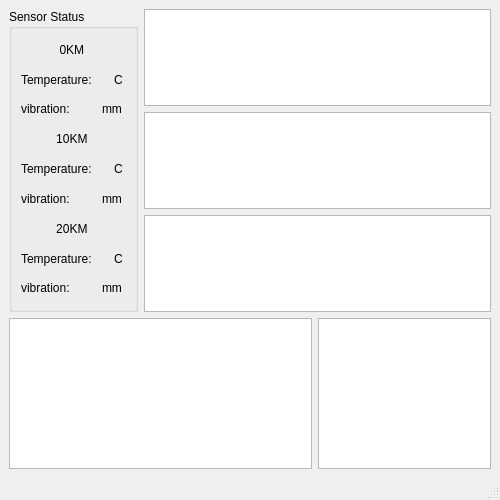
<?xml version="1.0" encoding="UTF-8"?>
<ui version="4.0">
 <class>MainWindow</class>
 <widget class="QMainWindow" name="MainWindow">
  <property name="geometry">
   <rect>
    <x>0</x>
    <y>0</y>
    <width>500</width>
    <height>500</height>
   </rect>
  </property>
  <property name="minimumSize">
   <size>
    <width>500</width>
    <height>500</height>
   </size>
  </property>
  <property name="windowTitle">
   <string>MainWindow</string>
  </property>
  <widget class="QWidget" name="centralwidget">
   <layout class="QVBoxLayout" name="verticalLayout" stretch="8,4">
    <item>
     <layout class="QHBoxLayout" name="horizontalLayout_7" stretch="0,0">
      <item>
       <widget class="QGroupBox" name="groupBox_2">
        <property name="title">
         <string>Sensor Status</string>
        </property>
        <layout class="QVBoxLayout" name="verticalLayout_7">
         <item>
          <layout class="QVBoxLayout" name="zeroKM">
           <item>
            <widget class="QLabel" name="label_5">
             <property name="text">
              <string>0KM </string>
             </property>
             <property name="alignment">
              <set>Qt::AlignCenter</set>
             </property>
            </widget>
           </item>
           <item>
            <layout class="QHBoxLayout" name="horizontalLayout">
             <item>
              <widget class="QLabel" name="label">
               <property name="text">
                <string>Temperature: </string>
               </property>
              </widget>
             </item>
             <item>
              <widget class="QLabel" name="label_19">
               <property name="text">
                <string/>
               </property>
              </widget>
             </item>
             <item>
              <widget class="QLabel" name="label_4">
               <property name="text">
                <string>C </string>
               </property>
              </widget>
             </item>
            </layout>
           </item>
           <item>
            <layout class="QHBoxLayout" name="horizontalLayout_2">
             <item>
              <widget class="QLabel" name="label_2">
               <property name="text">
                <string>vibration: </string>
               </property>
              </widget>
             </item>
             <item>
              <widget class="QLabel" name="label_20">
               <property name="text">
                <string/>
               </property>
              </widget>
             </item>
             <item>
              <widget class="QLabel" name="label_3">
               <property name="text">
                <string>mm </string>
               </property>
              </widget>
             </item>
            </layout>
           </item>
          </layout>
         </item>
         <item>
          <layout class="QVBoxLayout" name="tenKM">
           <item>
            <widget class="QLabel" name="label_6">
             <property name="text">
              <string>10KM </string>
             </property>
             <property name="alignment">
              <set>Qt::AlignCenter</set>
             </property>
            </widget>
           </item>
           <item>
            <layout class="QHBoxLayout" name="horizontalLayout_3">
             <item>
              <widget class="QLabel" name="label_7">
               <property name="text">
                <string>Temperature: </string>
               </property>
              </widget>
             </item>
             <item>
              <widget class="QLabel" name="label_21">
               <property name="text">
                <string/>
               </property>
              </widget>
             </item>
             <item>
              <widget class="QLabel" name="label_8">
               <property name="text">
                <string>C </string>
               </property>
              </widget>
             </item>
            </layout>
           </item>
           <item>
            <layout class="QHBoxLayout" name="horizontalLayout_4">
             <item>
              <widget class="QLabel" name="label_9">
               <property name="text">
                <string>vibration: </string>
               </property>
              </widget>
             </item>
             <item>
              <widget class="QLabel" name="label_22">
               <property name="text">
                <string/>
               </property>
              </widget>
             </item>
             <item>
              <widget class="QLabel" name="label_10">
               <property name="text">
                <string>mm </string>
               </property>
              </widget>
             </item>
            </layout>
           </item>
          </layout>
         </item>
         <item>
          <layout class="QVBoxLayout" name="twentyKM">
           <item>
            <widget class="QLabel" name="label_11">
             <property name="text">
              <string>20KM </string>
             </property>
             <property name="alignment">
              <set>Qt::AlignCenter</set>
             </property>
            </widget>
           </item>
           <item>
            <layout class="QHBoxLayout" name="horizontalLayout_5">
             <item>
              <widget class="QLabel" name="label_12">
               <property name="text">
                <string>Temperature: </string>
               </property>
              </widget>
             </item>
             <item>
              <widget class="QLabel" name="label_23">
               <property name="text">
                <string/>
               </property>
              </widget>
             </item>
             <item>
              <widget class="QLabel" name="label_13">
               <property name="text">
                <string>C </string>
               </property>
              </widget>
             </item>
            </layout>
           </item>
           <item>
            <layout class="QHBoxLayout" name="horizontalLayout_6">
             <item>
              <widget class="QLabel" name="label_14">
               <property name="text">
                <string>vibration: </string>
               </property>
              </widget>
             </item>
             <item>
              <widget class="QLabel" name="label_24">
               <property name="text">
                <string/>
               </property>
              </widget>
             </item>
             <item>
              <widget class="QLabel" name="label_15">
               <property name="text">
                <string>mm </string>
               </property>
              </widget>
             </item>
            </layout>
           </item>
          </layout>
         </item>
        </layout>
       </widget>
      </item>
      <item>
       <layout class="QVBoxLayout" name="verticalLayout_2">
        <item>
         <widget class="QGraphicsView" name="graphicsView"/>
        </item>
        <item>
         <widget class="QGraphicsView" name="graphicsView_2"/>
        </item>
        <item>
         <widget class="QGraphicsView" name="graphicsView_3"/>
        </item>
       </layout>
      </item>
     </layout>
    </item>
    <item>
     <layout class="QHBoxLayout" name="horizontalLayout_10" stretch="7,4">
      <item>
       <widget class="QTextBrowser" name="textBrowser"/>
      </item>
      <item>
       <widget class="QGraphicsView" name="graphicsView_4"/>
      </item>
     </layout>
    </item>
   </layout>
  </widget>
  <widget class="QMenuBar" name="menubar">
   <property name="geometry">
    <rect>
     <x>0</x>
     <y>0</y>
     <width>500</width>
     <height>22</height>
    </rect>
   </property>
  </widget>
  <widget class="QStatusBar" name="statusbar"/>
 </widget>
 <resources/>
 <connections/>
</ui>
